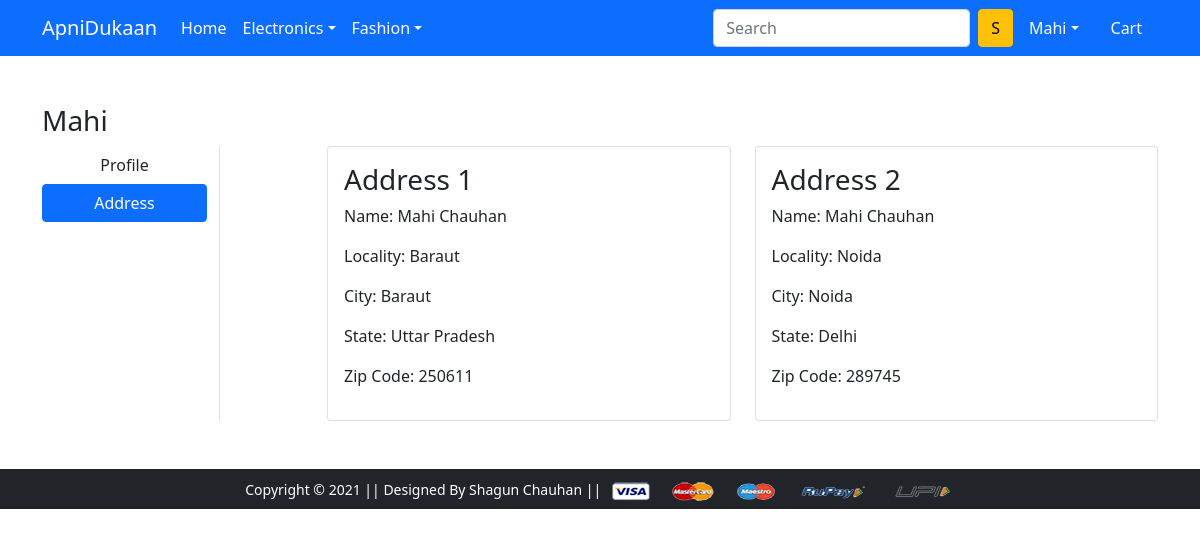
The app's page /address/ (signed in) with its own data.
### app/models.py (models this page shows, shortened)
class Customer(models.Model):
    user = models.ForeignKey(User, on_delete=models.CASCADE)
    name = models.CharField(max_length=200)
    locality = models.CharField(max_length=200)
    city = models.CharField(max_length=50)
    zipcode = models.IntegerField()
    state = models.CharField(choices=STATE_CHOICES, max_length=50)

### app/views.py (the view)
# urls.py: path('address/', views.address, name='address'),
@login_required
def address(request):
    add = Customer.objects.filter(user=request.user)
    return render(request, 'app/address.html', {'add': add, 'active': 'btn-primary'})

### app/templates/app/address.html (shortened to what this page needs)
{% extends 'app/base.html' %}
{% load static %}
{% block main-content %}
<div class="container my-5">
    <div class="row">
        <h3><span class="text-capitalize">{{request.user}}</span></h3>
        <div class="col-sm-2 border-end">
            <ul class="list-unstyled">
                <li class="d-grid"><a href="{% url 'profile' %}" class="btn ">Profile</a></li>
                <li class="d-grid"><a href="{% url 'address' %}" class="btn {{active}}">Address</a></li>
            </ul>
        </div>
        <div class="col-sm-9 offset-sm-1">
            <div class="row">
                {% for ad in add %}
                    <div class="col-sm-6">
                        <div class="card">
                            <div class="card-body">
                                <h3>Address {{forloop.counter}}</h3>
                                <p>Name: {{ad.name}}</p>
                                <p>Locality: {{ad.locality}}</p>
                                <p>City: {{ad.city}}</p>
                                <p>State: {{ad.state}}</p>
                                <p>Zip Code: {{ad.zipcode}}</p>
                            </div>
                        </div>
                    </div>
                {% endfor %}
            </div>
        </div>
    </div>
</div>
{% endblock main-content %}

### app/templates/app/base.html (shortened to what this page needs)
<!doctype html>
{% load static %}
<html lang="en">
  <head>
    <link href="https://cdn.jsdelivr.net/npm/bootstrap@5.0.0-beta1/dist/css/bootstrap.min.css" rel="stylesheet">
    <link rel="stylesheet" href="{% static 'app/css/owl.carousel.min.css' %}">
    <link rel="stylesheet" href="{% static 'app/css/all.min.css' %}">
    <link rel="stylesheet" href="{% static 'app/css/style.css' %}">
  </head>
  <body>
    <nav class="navbar navbar-expand-lg navbar-dark bg-primary">
      <div class="container">
        <a class="navbar-brand" href="/">ApniDukaan</a>
        <div class="collapse navbar-collapse" id="navbarSupportedContent">
          <ul class="navbar-nav me-auto mb-2 mb-lg-0">
            <li class="nav-item">
              <a class="nav-link active" aria-current="page" href="/">Home</a>
            </li>
            <li class="nav-item dropdown">
              <a class="nav-link dropdown-toggle text-white" href="#" id="electronicsDropdown" role="button" data-bs-toggle="dropdown" aria-expanded="false">Electronics</a>
            </li>
            <li class="nav-item dropdown">
              <a class="nav-link dropdown-toggle text-white" href="#" id="fashionDropdown" role="button" data-bs-toggle="dropdown" aria-expanded="false">Fashion</a>
            </li>
          </ul>
          <form class="d-flex">
            <input class="form-control me-2" type="search" placeholder="Search" aria-label="Search">
            <button class="btn btn-warning" type="submit">S</button>
          </form>
          <div>
            <ul class="navbar-nav me-auto mb-2 mb-lg-0">
              {% if request.user.is_authenticated %}
                <li class="nav-item dropdown mx-2">
                  <a class="nav-link dropdown-toggle text-white" href="#" id="profileDropdown" role="button" data-bs-toggle="dropdown" aria-expanded="false">{{request.user.username|capfirst}}</a>
                </li>
                <li class="nav-item mx-2">
                  <a href="{% url 'showcart' %}" class="nav-link text-white">
                    {% if totalitem != 0 %}
                       Cart
                    {% else %}
                      Cart
                    {% endif %}
                  </a>
                </li>
              {% endif %}
            </ul>
          </div>
        </div>
      </div>
    </nav>
    {% block main-content %} {% endblock main-content %}
    <footer class="container-fluid bg-dark text-center p-2 mt-5">
      <small class="text-white">Copyright &copy; 2021 || Designed By Shagun Chauhan || </small>
      <img src="{% static 'app/images/payment.png' %}" alt="" srcset="" class="img-fluid" height="2px">
    </footer>
  </body>
</html>

### records on screen
Customer: name "Mahi Chauhan", locality "Baraut", city "Baraut", state "Uttar Pradesh", zipcode "250611"
Customer: name "Mahi Chauhan", locality "Noida", city "Noida", state "Delhi", zipcode "289745"

### other values on screen
{{ request.user.username|capfirst }} "Mahi"
{{ request.user }} "Mahi"
